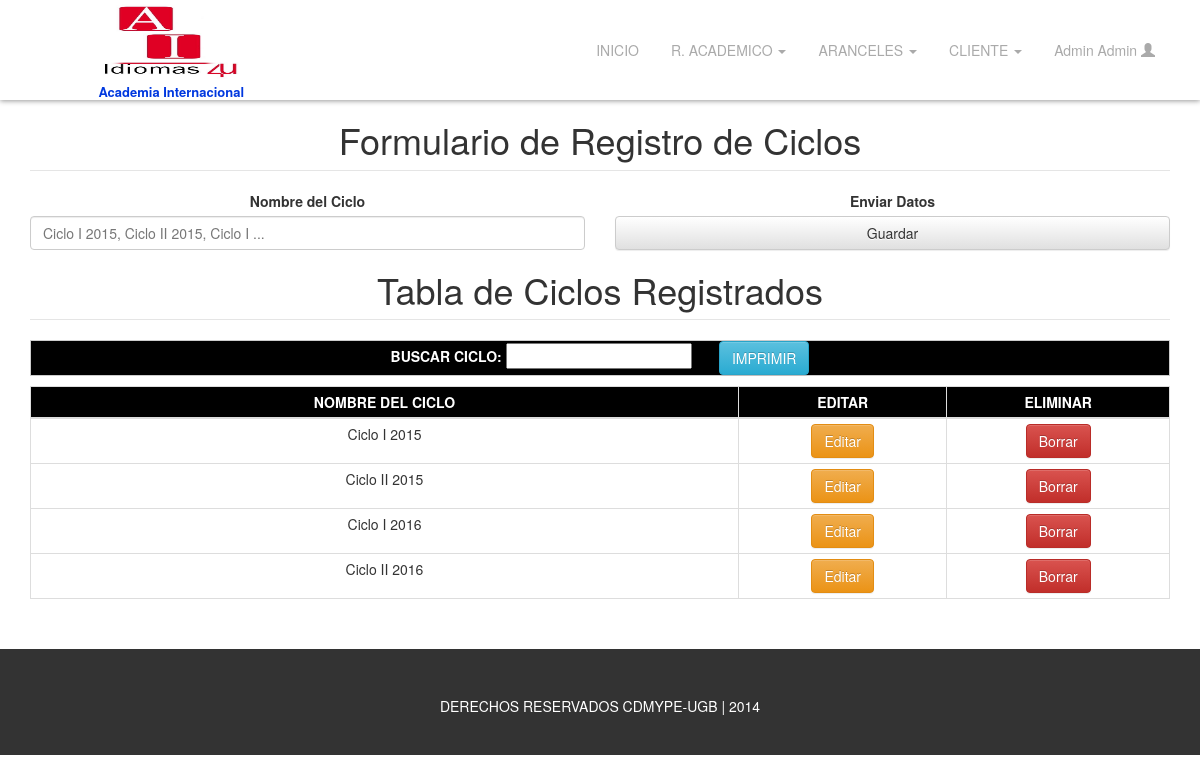
The page /admin/regciclo/index.php (signed in) on the database its author committed.
### tables this page shows
CREATE TABLE `usuario` (
  `id_usuario` int(10) NOT NULL,
  `nombre` varchar(50) NOT NULL,
  `apellido` varchar(50) NOT NULL,
  `tipo` enum('admin','user','docente') NOT NULL,
  `username` varchar(50) NOT NULL,
  `password` varchar(50) NOT NULL
);

CREATE TABLE `ciclo` (
  `id_ciclo` int(10) NOT NULL,
  `nombre_del_ciclo` varchar(15) NOT NULL
);

### admin/php/usuario.php (called while the page is built)
<?php
	include('config/config.php');
	$sql = mysqli_query($link, " select nombre, apellido, username from usuario where username='$username' ");
	$usuario = mysqli_fetch_all($sql, MYSQLI_ASSOC);
?>

### admin/regciclo/busquedaCiclo.php (the view)
<div>
	<form name="frmBusquedaCiclo" id="frmBusquedaCiclo">
		<div class="row">
			<div class="col-xs-12">
				<table align="center" cellpadding="5" id="tblHorario" class="table table-bordered table-condensed">
					<thead>
						<tr>
							<td>Nombre del Ciclo</td>
							<td class="hidden-print">Editar</td>
							<td class="hidden-print">Eliminar</td>
						</tr>
					</thead>
					<tbody>
						<?php
							include('../php/config/config.php');
							$ciclo = isset($_POST['ciclo']) ? $_POST['ciclo'] : '' ;
							$sqlc = mysqli_query($link, "select * from ciclo where nombre_del_ciclo like '%$ciclo%' ") or die(mysqli_error($link));
							while($fila = mysqli_fetch_assoc($sqlc)){
						?>
							<tr id="ciclo_<?php echo $fila['id_ciclo'] ?>" onClick="modCiclo(<?php echo $fila['id_ciclo'] ?>)">
								<td width="250"><?php echo $fila['nombre_del_ciclo'] ?></td>
								<td width="50" class="hidden-print"><a href="#" class="btn btn-warning" role="button">Editar</a></td>
								<td width="50" class="hidden-print"><a href="javascript: eliminarCiclo(<?php echo $fila['id_ciclo'] ?>)" class="btn btn-danger" role="button">Borrar</a></td>
							</tr>
						<?php } ?>
					</tbody>
				</table>
			</div>
		</div>
	</form>
</div>

### admin/inc/header2.inc (shortened to what this page needs)
<header id="main-header">
	<div class="container hidden-print">
		<div class="row">
			<div class="col-xs-5 col-sm-3">
				<h1 id="main-logo">
					<a href="../../admin"><img src="../../img/logo.jpg" alt="Academia Internacional">
						<span>Academia Internacional</span>
					</a>
				</h1>
			</div>
			<div class="col-xs-7 col-sm-9">
				<ul id="main-menu" class="nav nav-pills hidden-xs">
					<li><a href="../index.php">INICIO</a></li>
					<li class="dropdown">
						<a href="#" class="dropdown-toggle" data-toggle="dropdown"> R. ACADEMICO <span class="caret"></span> </a>
					</li>
					<li class="dropdown">
						<a href="#" class="dropdown-toggle" data-toggle="dropdown"> ARANCELES <span class="caret"></span> </a>
					</li>
					<li class="dropdown">
						<a href="#" class="dropdown-toggle" data-toggle="dropdown"> CLIENTE <span class="caret"></span> </a>
					</li>
					<li class="dropdown">
						<a href="#" class="dropdown-toggle" data-toggle="dropdown">
							<?php
								$username = $_SESSION['username'] ;
								include('../php/usuario.php');
								foreach ($usuario as $row ) {
									echo ucwords($row['nombre'].' '.$row['apellido']);
								}
							?>
							<span class="glyphicon glyphicon-user"></span>
						</a>
					</li>
				</ul>
			</div>
		</div>
	</div>
</header>

### admin/css/style.css (style rules this page uses)
html, body { height: 94.30%; margin-top: 0px; font-family: 'Source Sans Pro', 'Helvetica Neue', Helvetica, Arial, sans-serif; background-image: url('../img/textura.jpg'); }
ul { padding: 0px; margin: 0px; list-style-type: none; }
ul li { margin-bottom: 5px; }
#main-header { position: fixed; top: 0; width: 100%; background-color: #fff; z-index: 99; background-color: rgb(255, 255, 255); background-color: rgba(255, 255, 255, 0.95); -ms-filter: "progid:DXImageTransform.Microsoft.gradient(startColorstr=#11000000, endColorstr=#11000000)"; -moz-box-shadow: 0 1px 5px #999; -webkit-box-shadow: 0 1px 5px #999; box-shadow: 0 1px 5px #999; }
#main-logo, #logo { width: 100%; height: 100px; padding: 2px 0 0 20px; margin: 0; background-color: #fff; text-align: center; }
#main-logo >a { font-size: 20px; font-size: 2rem; font-weight: 600; color: #fff; text-decoration: none; }
#main-logo>a>img { height: 80px; width: 140px; margin: 0 auto; margin-bottom: 3px; }
#main-logo>a>span { display: block; color: #0038DF; font-size: 13px; font-size: 1.3rem; }
#main-menu { float:right; margin-top: 30px; }
#main-menu a { color: #aaa; }

### admin/css/bgColor.css (style rules this page uses)
table, .btnp { border:1px solid #CCC; }
table thead, .btnp { background: #000; color: #FFF; text-align:center; text-transform:uppercase; font-weight:bolder; }

### rows shown on the page
usuario: nombre+apellido "Admin Admin"
ciclo: nombre_del_ciclo "Ciclo I 2015"
ciclo: nombre_del_ciclo "Ciclo II 2015"
ciclo: nombre_del_ciclo "Ciclo I 2016"
ciclo: nombre_del_ciclo "Ciclo II 2016"
